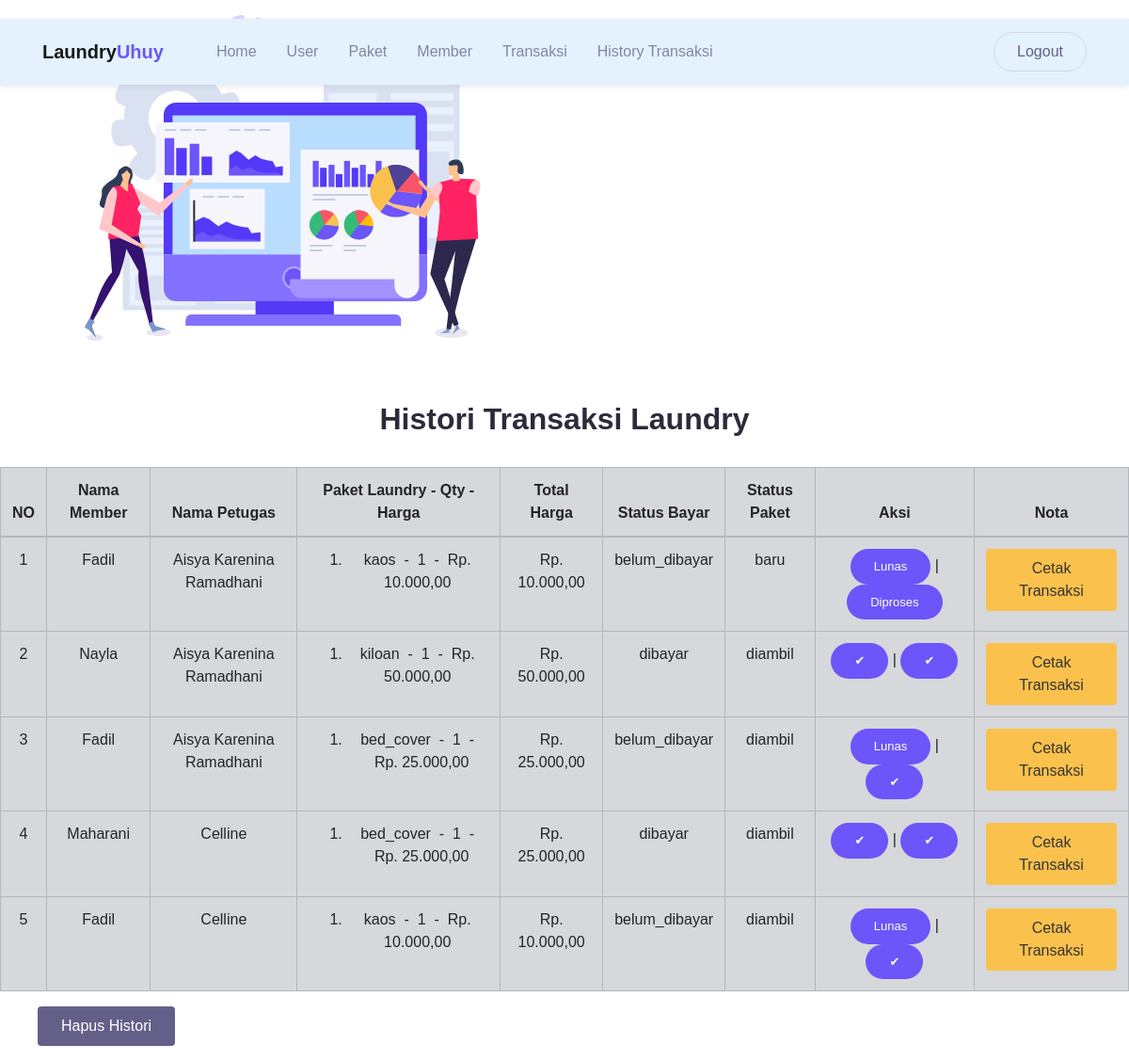
The page /histori.php (signed in) on the database its author committed.
### tables this page shows
CREATE TABLE `transaksi` (
  `id_transaksi` int(11) NOT NULL,
  `id_member` int(11) NOT NULL,
  `tgl` date NOT NULL,
  `batas_waktu` date NOT NULL,
  `tgl_bayar` date NOT NULL,
  `status_order` enum('baru','proses','selesai','diambil') NOT NULL,
  `status_bayar` enum('dibayar','belum_dibayar') NOT NULL,
  `id_user` int(11) NOT NULL
);

CREATE TABLE `member` (
  `id_member` int(11) NOT NULL,
  `nama_member` varchar(100) NOT NULL,
  `alamat` text NOT NULL,
  `jenis_kelamin` enum('Laki laki','Perempuan') NOT NULL,
  `tlp` varchar(15) NOT NULL
);

CREATE TABLE `user` (
  `id_user` int(11) NOT NULL,
  `nama_user` varchar(100) NOT NULL,
  `username` varchar(30) NOT NULL,
  `password` text NOT NULL,
  `role` enum('admin','kasir','owner') NOT NULL
);

CREATE TABLE `detail_transaksi` (
  `id` int(11) NOT NULL,
  `id_transaksi` int(11) NOT NULL,
  `id_paket` int(11) NOT NULL,
  `qty` int(11) NOT NULL,
  `subtotal` int(11) NOT NULL
);

CREATE TABLE `paket` (
  `id_paket` int(11) NOT NULL,
  `jenis_paket` enum('kiloan','selimut','bed_cover','kaos') NOT NULL,
  `harga` int(11) NOT NULL
);

### histori.php (the view, shortened to what this page needs)
<!DOCTYPE html>
<head>
    <link rel="stylesheet" href="assets/css/histori.css">
</head>
<html lang="en">
<body>
<?php
    include "header.php";
?>
<br>
<br>
<h2 align="center"><strong>Histori Transaksi Laundry</strong></h2>
<table class="table table-secondary table-striped">
    <br>
    <thead>
        <tr>
        <th>NO</th>
        <th>Nama Member</th>
        <th>Nama Petugas</th>
        <th>Paket Laundry - Qty - Harga</th>
        <th>Total Harga</th>
        <th>Status Bayar</th>
        <th>Status Paket</th>
        <th>Aksi</th>
        <th>Nota</th>
        <?php
        include "koneksi.php";
        $qry_histori=mysqli_query($conn,"select transaksi.*, member.nama_member, user.nama_user from transaksi join user ON user.id_user = transaksi.id_user join member ON member.id_member = transaksi.id_member order by id_transaksi desc");
        $no=0;
        while($dt_histori=mysqli_fetch_array($qry_histori)){
            $total = 0;
            $no++;
            $paket_dipesan="<ol>";
            $qry_paket=mysqli_query($conn,"select * from  detail_transaksi join paket on paket.id_paket=detail_transaksi.id_paket where id_transaksi = '".$dt_histori['id_transaksi']."'");
            while($dt_paket=mysqli_fetch_array($qry_paket)){
                $subtotal= 0;
                $subtotal += $dt_paket['harga'] * $dt_paket['qty'];
                $paket_dipesan.= "<li>".$dt_paket['jenis_paket']."&nbsp;&nbsp;-&nbsp;&nbsp;".$dt_paket['qty']."&nbsp;&nbsp;-&nbsp;&nbsp;"."Rp. ".number_format($subtotal, 2, ',', '.')."";
                $total +=$dt_paket['harga']*$dt_paket['qty'];
            }
            $paket_dipesan.="</ol>";
            ?>
           <tr>
            <td><?=$no?></td>
            <td><?=$dt_histori['nama_member']?></td>
            <td><?=$dt_histori['nama_user']?>
            </td>
            <td><?=$paket_dipesan?></td>
            <td> <?php
                    echo "Rp. ".number_format($total, 2, ',', '.')."";
                    ?>
            </td>
            <td><?=$dt_histori['status_bayar']?></td>
            <td><?=$dt_histori['status_order']?></td>
            <td>
                <?php
                if($dt_histori['status_bayar'] == "belum_dibayar"){
                    ?>
                    <a href="ubah_status.php?id_transaksi=<?=$dt_histori['id_transaksi']?> "><button class="btn btn-primary">Lunas</button></a> |
                    <?php
                } else {
                    ?>
                    <a href="#"><button class="btn btn-primary" class = "done" >✔</button></a> |
                    <?php
                }
                ?>
                <?php
                if ($dt_histori['status_order'] == "baru"){
                    ?>
                    <a href="ubah_status_paket.php?id_transaksi=<?=$dt_histori['id_transaksi']?>&status_order=proses" ><button class="btn btn-primary">Diproses</button></a>
                    <?php
                } elseif
                    ($dt_histori['status_order'] == "proses"){
                        ?>
                        <a href="ubah_status_paket.php?id_transaksi=<?=$dt_histori['id_transaksi']?>&status_order=selesai" ><button class="btn btn-primary">Selesai</button></a>
                    <?php
                } elseif
                    ($dt_histori['status_order'] == "selesai"){
                        ?>
                        <a href="ubah_status_paket.php?id_transaksi=<?=$dt_histori['id_transaksi']?>&status_order=diambil"><button class="btn btn-primary">Diambil</button></a>
                    <?php
                } elseif
                    ($dt_histori['status_order'] == "diambil"){
                        ?>
                        <a href="#"><button class="btn btn-primary" class = "done" >✔</button></a>
                        <?php
                    }
                    ?>
                     <?php
                     $button_cetak_detail="<a href='detail_transaksi.php?id=".$dt_histori['id_transaksi']."' class='btn btn-warning'>Cetak Transaksi</a>";
                    ?>
                    <td><?=$button_cetak_detail?></td>
                    <?php
                        }
                    ?>
    </tr>
    </thead>
</table>
<ul>
<?php
            if ($_SESSION['role']=="admin"){
            ?>
            <a href="hapus_histori.php" onclick="return confirm('Apakah anda yakin menghapus data ini?')" class="btn btn-secondary"> Hapus Histori</a>
              <?php
            }
            ?>
    </body>
</html>

### header.php (shortened to what this page needs)
<!DOCTYPE html>
<html lang="en">
<head>
  <link rel="stylesheet" href="assets/vendor/animate/animate.css">
  <link rel="stylesheet" href="assets/css/bootstrap.css">
  <link rel="stylesheet" href="assets/css/maicons.css">
  <link rel="stylesheet" href="assets/vendor/owl-carousel/css/owl.carousel.css">
  <link rel="stylesheet" href="assets/css/theme.css">
</head>
<body>
  <header>
    <nav class="navbar navbar-expand-lg navbar-light navbar-float" style="background-color: #e3f2fd;">
      <div class="container">
        <a href="header.php" class="navbar-brand">Laundry<span class="text-primary">Uhuy</span></a>
        <div class="navbar-collapse collapse" id="navbarContent">
          <ul class="navbar-nav ml-lg-4 pt-3 pt-lg-0">
          <?php
            if ($_SESSION['role']=="admin"){
            ?>
            <li class="nav-item-active">
              <a  href="home.php" class="nav-link">Home</a>
            </li>
              <li class="nav-item ">
              <a  href="user.php" class="nav-link">User</a>
            </li>
            <li class="nav-item">
              <a href="paket.php" class="nav-link">Paket</a>
            </li>
             <li class="nav-item">
              <a href="member.php" class="nav-link">Member</a>
            </li>
            <li class="nav-item">
              <a href="pesan.php" class="nav-link">Transaksi</a>
            </li>
            <li class="nav-item">
              <a href="histori.php" class="nav-link">History Transaksi</a>
            </li>
          </ul>
          <div class="ml-auto">
            <a href="logout.php" class="btn btn-outline rounded-pill" onclick="return confirm('Apakah anda yakin untuk keluar ?')">Logout</a>
          </div>
          <?php
            }
            ?>
        </div>
      </div>
    </nav>
          <div class="col-lg-6 py-3 wow zoomIn">
            <div class="img-place">
              <img src="/assets/img/bg_image_1.png" alt="">
            </div>
          </div>
  </header>

### assets/css/histori.css (style rules this page uses)
table, th, td { border: 1px solid; border-collapse: collapse; text-align: center; }
table { width: 85%; }
th, td { height: 50px; }

### assets/css/theme.css (style rules this page uses)
:root { --primary: #6C55F9; --accent: #FF3D85; --secondary: #645F88; --success: #35bb78; --info: #05B4E1; --warning: #FAC14D; --danger: #FF4943; --grey: #B4B2C5; --dark: #2D2B3A; --light: #F6F5FC; }
body { font-family: "Work Sans", sans-serif; line-height: 1.5; color: #2D2B3A; }
a { color: #6C55F9; text-decoration: none; background-color: transparent; }
.text-primary { color: #6C55F9 !important; }
.btn { transition: all .2s ease; }
.btn-primary { color: #fff; background-color: #6C55F9; border-color: transparent; }
.btn-secondary { color: #fff; background-color: #645F88; border-color: transparent; }
.btn-warning { color: #343531; background-color: #FAC14D; border-color: transparent; }
.btn-outline { border-color: #D7D5E9; color: #645F88; }
.btn { padding: 8px 24px; }
.navbar { min-height: 70px; z-index: 1000; }
.navbar-float { position: absolute; top: 20px; left: 0; width: 100%; background-color: #fff; box-shadow: 0 2px 6px rgba(100, 95, 136, 0.15); z-index: 1070; }
.navbar-brand { font-weight: 600; padding-top: 10px; padding-bottom: 10px; }
.navbar-nav { margin-top: 10px; border-top: 1px solid #e4e7ee; flex-shrink: 0; }
.navbar-nav .nav-link { transition: all .2s ease; }
.navbar-light .navbar-nav .nav-link { color: rgba(100, 95, 136, 0.75); }
@media (min-width: 992px) { .navbar-expand-lg .navbar-nav { margin-top: 0; border-top: none; } }
@media (min-width: 992px) { .navbar-expand-lg .navbar-nav .nav-link { padding-right: 16px; padding-left: 16px; } }
@media (min-width: 992px) { .navbar-expand-lg .navbar-nav { align-items: center; } }
.img-place { position: relative; display: block; margin: 0 auto; width: 100%; height: 100%; text-align: center; overflow: hidden; }
.img-place img { width: auto; max-width: 100%; height: auto; }

### rows shown on the page
transaksi: id_member.nama_member "Fadil", id_user.nama_user "Aisya Karenina Ramadhani", total "10.000,00", status_bayar "belum_dibayar", status_order "baru"
detail_transaksi: id_paket.jenis_paket "kaos", qty "1", subtotal "10.000,00"
transaksi: id_member.nama_member "Nayla", id_user.nama_user "Aisya Karenina Ramadhani", total "50.000,00", status_bayar "dibayar", status_order "diambil"
detail_transaksi: id_paket.jenis_paket "kiloan", qty "1", subtotal "50.000,00"
transaksi: id_member.nama_member "Fadil", id_user.nama_user "Aisya Karenina Ramadhani", total "25.000,00", status_bayar "belum_dibayar", status_order "diambil"
detail_transaksi: id_paket.jenis_paket "bed_cover", qty "1", subtotal "25.000,00"
transaksi: id_member.nama_member "Maharani", id_user.nama_user "Celline", total "25.000,00", status_bayar "dibayar", status_order "diambil"
detail_transaksi: id_paket.jenis_paket "bed_cover", qty "1", subtotal "25.000,00"
transaksi: id_member.nama_member "Fadil", id_user.nama_user "Celline", total "10.000,00", status_bayar "belum_dibayar", status_order "diambil"
detail_transaksi: id_paket.jenis_paket "kaos", qty "1", subtotal "10.000,00"
